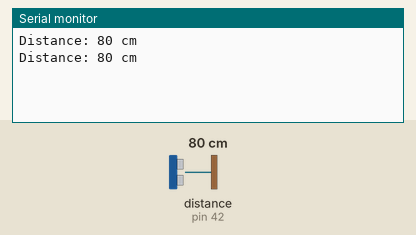
Simulated run of this sketch. Board: Arduino Mega 2560, built with avr-gcc and run on an emulated ATmega2560. On the bench: the last lines printed to the serial monitor. Wiring (inferred from the names in the program): ultrasonic range finder: trigger pin 44; echo pin 42. Inputs (shaded band) come from the test bench; at power-on: distance to the obstacle (sensor on pin 42) 80 cm. The echo pulse lasts 58.3 µs per cm.

Above: at 1.8 s.
1.9 s: distance to the obstacle (sensor on pin 42) set to 2 cm
At 2.4 s:
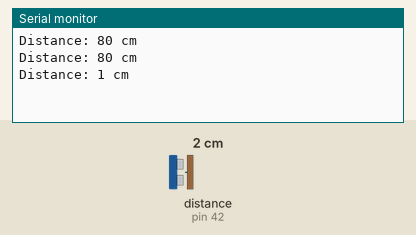
3.4 s: distance to the obstacle (sensor on pin 42) set to 4 cm
At 4.8 s:
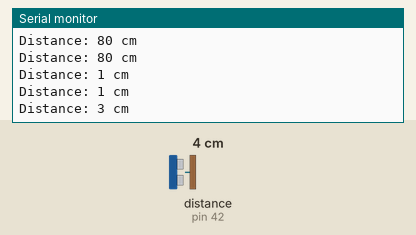
Timing chart, 0 to 6.4 s (numbered marks = the images above; inputs shaded):
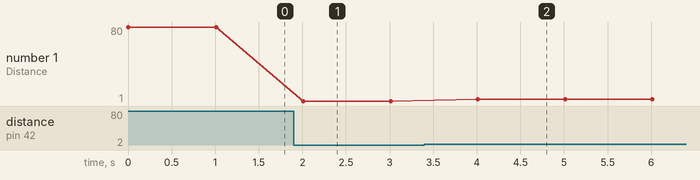

Measured:
- after the input at 1.9 s, the serial monitor: prints a new line after 0.11 s (image 1)
- after the input at 3.4 s, the serial monitor: prints a new line after 0.61 s (image 2)
- plotted number 1: 80 → 1 after the input at 1.9 s, 1 → 3 after the input at 3.4 s

The sketch:

ultrason_test.ino
```cpp
#define DELAY_MS 1000

// Ultrasound Module FRONT
bool ultrasound_enabled = true;
const int ultrasound_echo = 42;
const int ultrasound_trig = 44;
unsigned long ultrasound_duration;
int ultrasound_distance;


void setup()
{
  Serial.begin(9600); // Serial Monitor communication
  pinMode(ultrasound_trig, OUTPUT);
  pinMode(ultrasound_echo, INPUT);

}

void loop()
{
  digitalWrite(ultrasound_trig, LOW);
  delayMicroseconds(2);
  digitalWrite(ultrasound_trig, HIGH);
  delayMicroseconds(10);
  digitalWrite(ultrasound_trig, LOW);
  ultrasound_duration = pulseIn(ultrasound_echo, HIGH); // LOW______HIGH----(t)------LOW____ This function returns the time t
  ultrasound_distance = ultrasound_duration / 29 / 2;
  if(ultrasound_duration == 0){
    Serial.println("Warning: Ultrasound Sensor Error");
  } else {
    Serial.print("Distance: ");
    Serial.print(ultrasound_distance);
    Serial.println(" cm");
  }

  delay(DELAY_MS);
}

/////////////////////////////////////////////////////////////////////////////////////////////////////////////////////////////////////////////////////////////////////////////////
```
